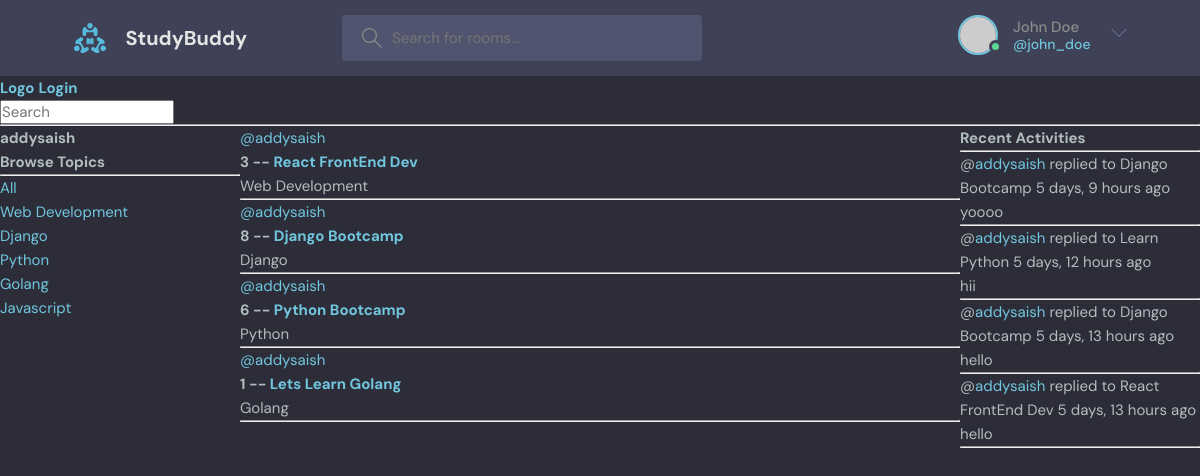
Page /profile/1/ on the committed database.
### base/models.py (models this page shows, shortened)
class Topic(models.Model):
    name = models.CharField(max_length=200)

class Room(models.Model):
    host = models.ForeignKey(User, on_delete=models.SET_NULL, null=True)
    topic = models.ForeignKey(Topic,on_delete=models.SET_NULL,null=True)
    name = models.CharField(max_length=200)
    description = models.TextField(null=True,blank=True)
    participants = models.ManyToManyField(User,related_name='participants',blank=True)
    updated = models.DateTimeField(auto_now=True) # Difference between autoNow and autoNow_add auto_now saves timestamp each time the object is updated whereas auto_now_add only saves timestamp when an object is created
    created = models.DateTimeField(auto_now_add=True)
    class Meta:
        ordering = ['-updated','-created'] #the '-' symbol means the ordering in descending order and no '-' means ascending order
    def __str__(self) -> str:
        return str(self.name)

class Message(models.Model):
    user = models.ForeignKey(User , on_delete=models.CASCADE)
    room = models.ForeignKey(Room, on_delete=models.CASCADE) #If a room is deleted, all the children records should be deleted using models.CASCADE command
    body = models.TextField()
    updated = models.DateTimeField(auto_now=True) # Difference between autoNow and autoNow_add auto_now saves timestamp each time the object is updated whereas auto_now_add only saves timestamp when an object is created
    created = models.DateTimeField(auto_now_add=True)
    class Meta:
        ordering = ['-updated','-created']
    def __str__(self) -> str:
        return str(self.body[:50])

### base/views.py (the view)
# urls.py: path('profile/<str:pk>/',views.userProfile,name="user-profile"),
def userProfile(request,pk):
    user = User.objects.get(id=pk)
    rooms = user.room_set.all()
    messages = user.message_set.all()
    topics = Topic.objects.all()
    context={'user':user,'rooms':rooms,'activity_messages': messages,'topics':topics}
    return render(request, 'base/profile_template.html',context)

### base/templates/base/profile_template.html (shortened to what this page needs)
{% extends 'main.html' %} {% block content %}
<div class="profile-container">
  <div>
    <h1>{{user.username}}</h1>
    {% include 'base/topics_components.html' %}
  </div>
  <div>{% include 'base/feed_component.html' %}</div>
  <div>{% include 'base/activity_conponent.html' %}</div>
</div>
{% endblock content %}

### base/templates/base/topics_components.html
<h3>Browse Topics</h3>
<hr />
<div>
  <a href="{% url 'home' %}">All</a>
</div>
{%for topic in topics %}
<div>
  <a href="{% url 'home' %}?q={{topic.name}}">{{topic.name}}</a>
</div>
{% endfor %}

### base/templates/base/feed_component.html (shortened to what this page needs)
<div>
  {% for room in rooms %}
  <div>
    <a href="{% url 'user-profile' room.host.id %}">@{{room.host.username}}</a>
    <h3>
      {{room.id}} -- <a href="{% url 'room' room.id %}">{{room.name}}</a>
    </h3>
    <small>{{room.topic.name}}</small>
    <hr />
  </div>
  {% endfor %}
</div>

### base/templates/base/activity_conponent.html (shortened to what this page needs)
<h3>Recent Activities</h3>
<hr />
{%for activity in activity_messages %}
<div>
  <small
    >@<a href="{% url 'user-profile' activity.user.id %}">{{activity.user}}</a>
    replied to {{activity.room}}</small
  >
  <small>{{activity.created|timesince}} ago</small>
  <p>{{activity}}</p>
  <hr />
</div>
{% endfor %}

### static/styles/style.css (style rules this page uses)
:root { --color-main: #71c6dd; --color-main-light: #e1f6fb; --color-dark: #3f4156; --color-dark-medium: #51546e; --color-dark-light: #696d97; --color-light: #e5e5e5; --color-gray: #8b8b8b; --color-light-gray: #b2bdbd; --color-bg: #2d2d39; --color-success: #5dd693; --color-error: #fc4b0b; }
* { font-family: "DM Sans", -apple-system, BlinkMacSystemFont, "Segoe UI", Roboto, Oxygen, Ubuntu, Cantarell, "Open Sans", "Helvetica Neue", sans-serif; margin: 0; padding: 0; box-sizing: border-box; text-rendering: optimizeLegibility; font-size: inherit; }
html { font-size: 56.25%; }
@media only screen and (min-width: 1200px) { html { font-size: 62.5%; } }
body { line-height: 1.6; font-weight: 400; font-size: 1.5rem; color: var(--color-light-gray); background-color: var(--color-bg); min-height: 100vh; }
a { display: inline-block; color: var(--color-main); text-decoration: none; }

### templates/navbar.html (style rules this page uses)
h3 { text-transform: capitalize; }

### base/templates/base/profile_template.html (style rules this page uses)
.profile-container { display: grid; grid-template-columns: 1fr 3fr 1fr; }

### rows in the picture
Topic: name "Web Development"
Topic: name "Django"
Topic: name "Python"
Topic: name "Golang"
Topic: name "Javascript"
Room: host.username "addysaish", id "3", name "React FrontEnd Dev", topic.name "Web Development"
Room: host.username "addysaish", id "8", name "Django Bootcamp", topic.name "Django"
Room: host.username "addysaish", id "6", name "Python Bootcamp", topic.name "Python"
Room: host.username "addysaish", id "1", name "Lets Learn Golang", topic.name "Golang"
Message: user "addysaish", room "Django Bootcamp", created "5 days, 9 hours", body "yoooo"
Message: user "addysaish", room "Learn Python", created "5 days, 12 hours", body "hii"
Message: user "addysaish", room "Django Bootcamp", created "5 days, 13 hours", body "hello"
Message: user "addysaish", room "React FrontEnd Dev", created "5 days, 13 hours", body "hello"

### other values in the picture
{{ user.username }} "addysaish"
